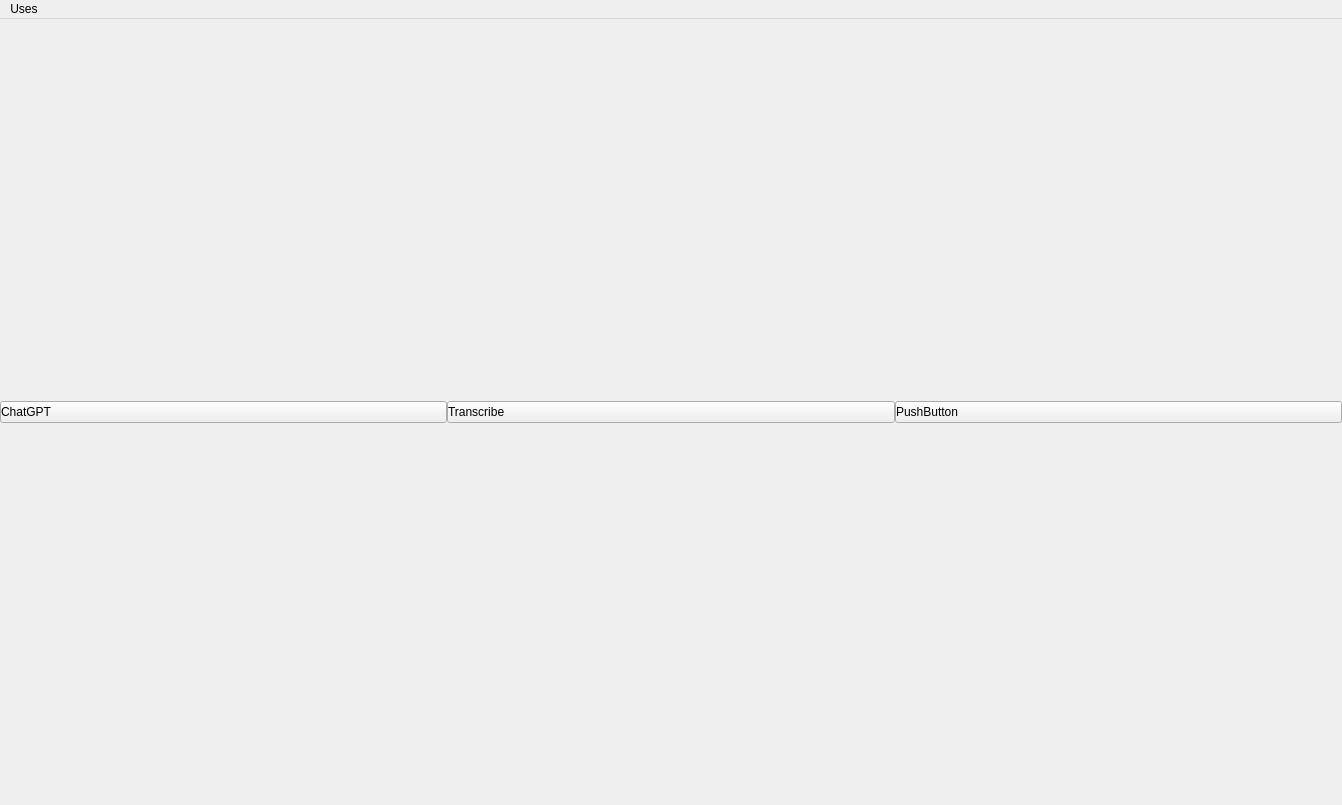
<?xml version="1.0" encoding="UTF-8"?>
<ui version="4.0">
 <class>MainWindow</class>
 <widget class="QMainWindow" name="MainWindow">
  <property name="geometry">
   <rect>
    <x>0</x>
    <y>0</y>
    <width>1342</width>
    <height>805</height>
   </rect>
  </property>
  <property name="windowTitle">
   <string>ChatGPT</string>
  </property>
  <property name="windowIcon">
   <iconset>
    <normaloff>:/icons/icons/open AI.svg</normaloff>:/icons/icons/open AI.svg</iconset>
  </property>
  <property name="styleSheet">
   <string notr="true">QPushButton {
	text-align: left;
}


#menu_frame QPushButton {
	text-align: left;
	color: #fff;
	border: none;
	padding:10px 10px;
	border-radius: 5px;
	background: none;
}

#menu_frame QFrame {
	border-radius: 5px;
}

#new_chat_btn {
	border: 1px solid #4d4d4f;
	border-radius: 5px;
	text-align: left;
	color: #fff;
	padding:10px;
}


#side_widget,
#side_widget QPushButton,
#chat_list {
	background-color: #202123;
}

#side_widget QPushButton:hover,
#chat_list::item:hover,
#user_frame:hover,
#menu_frame QFrame:hover
 {
	background-color: #2a2b32;
}

#chat_list::item:selected {
	background-color: #343541;
}

#chat_list {
	border: none;
}

#chat_list::item {
	color: #fff;
	padding: 10px;
	border-radius: 5px;
	margin-top:5px;
}

#chat_list_scrollArea {
  border: none;
}

#menu_frame {
	border-top: 0.5px solid #4d4d4f;
}

 QScrollBar:vertical {
     border: none;
     background: #202123;
     width: 8px;
     margin: 0;
	border-radius: 4px;
 }
 QScrollBar::handle:vertical {
     background: #565869;
     min-height: 20px;
	 border-radius: 4px;
 }

 QScrollBar::add-line:vertical {
     border:none;
     background: #202123;
     subcontrol-position: bottom;
     subcontrol-origin: margin;
 }

 QScrollBar::add-page:vertical, QScrollBar::sub-page:vertical {
     background: none;
 }

QScrollBar::handle:hover {	
	background-color: #acacbe;
}


#comboBox  {
border: none;
background: transparent;
color: #fff;
}

#comboBox:editable {
	background: transparent;
}

</string>
  </property>
  <widget class="QWidget" name="centralwidget">
   <layout class="QHBoxLayout" name="horizontalLayout_3">
    <property name="spacing">
     <number>0</number>
    </property>
    <property name="leftMargin">
     <number>0</number>
    </property>
    <property name="topMargin">
     <number>0</number>
    </property>
    <property name="rightMargin">
     <number>0</number>
    </property>
    <property name="bottomMargin">
     <number>0</number>
    </property>
    <item>
     <widget class="QPushButton" name="chatGPTButton">
      <property name="text">
       <string>ChatGPT</string>
      </property>
     </widget>
    </item>
    <item>
     <widget class="QPushButton" name="transcribeButton">
      <property name="text">
       <string>Transcribe</string>
      </property>
     </widget>
    </item>
    <item>
     <widget class="QPushButton" name="pushButton">
      <property name="text">
       <string>PushButton</string>
      </property>
     </widget>
    </item>
   </layout>
  </widget>
  <widget class="QMenuBar" name="menubar">
   <property name="geometry">
    <rect>
     <x>0</x>
     <y>0</y>
     <width>1342</width>
     <height>21</height>
    </rect>
   </property>
   <widget class="QMenu" name="menuUses">
    <property name="title">
     <string>Uses</string>
    </property>
    <addaction name="actionChatGPT"/>
    <addaction name="actionTranscribe"/>
   </widget>
   <addaction name="menuUses"/>
  </widget>
  <action name="actionTranscribe">
   <property name="text">
    <string>Transcribe</string>
   </property>
  </action>
  <action name="actionChatGPT">
   <property name="text">
    <string>ChatGPT</string>
   </property>
  </action>
 </widget>
 <resources/>
 <connections/>
</ui>
